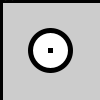
Frame 1 (no input)
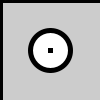
Frame 60 (the mouse pressed at the canvas centre just before this capture)
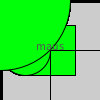
Frame 120 (the mouse held since frame 60 and released just before this capture)

The Processing sketch that drew these frames (run headless with seeded random() and noise(); from frame 60 on, the mouse is pressed at the canvas centre):

// Processing sketch: processing_skript_test
// ── processing_skript_test.pde
void setup(){
  strokeWeight(5);
  ellipse(width/2,height/2,40,40);
}
void draw(){
 line(mouseX,mouseY,pmouseX,pmouseY); 
 
 fill(0,255,9);
 
 //2.1.c
 
 println(mouseX);
 
 //2.1.d
 //background(255 );
 line(0,0,mouseX,mouseY);
 
 //2.1.f
 rectMode(CENTER);
 rect(height/2,width/2,mouseX,mouseX);
 
 //2.1.g
 
 line(0,mouseY,width,mouseY);
 line(mouseX,0,mouseX,height);
 
 //2.1.h
 strokeWeight(1);
 line(mouseX,0,mouseX,height);
 ellipse(mouseX / 2,height / 2,mouseX ,mouseX);




//2.1.k

//2.1.m
float radius = sqrt(mouseX * mouseX + mouseY * mouseY);
ellipse(0,0,radius*2,radius*2);

//2.2a
textAlign(CENTER);
fill(random(256));
textSize(12);
text("maus",mouseX,mouseY);
 
}

void keyPressed(){
  background(255);
  fill(0);
  rectMode(CENTER);
  rect(height/2, width/2, 40,40);
}


void mousePressed(){

//background(0);

//2.1.e
rectMode(CENTER);
strokeWeight(1);
fill(255);
rect(mouseX,mouseY,20,20);


//2.2c und 2.2d

int x = int(random(1,width));
int y =int( random(1,height));
int sizeX =int( random(0,20));
int sizeY = int (random(0,20));
int randColor= int (random(0,256));
fill(randColor);
rect(x,y,sizeX,sizeY);

fill(randColor);
textSize(sizeX);
text ("hallo", x,y);

}
